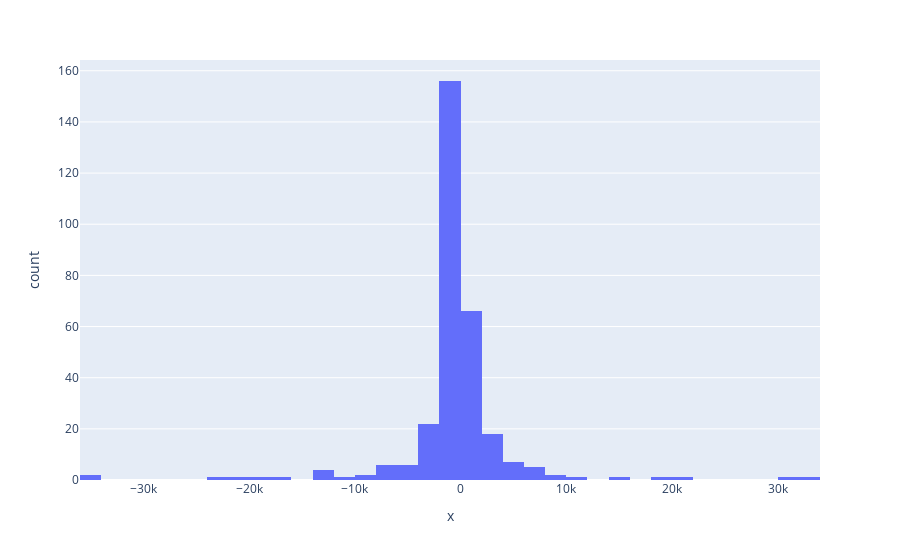

Here is the notebook cell this chart was saved with:
### Code cell
fig = px.histogram(x=residuals)
fig.show()

### Figure 1 — Plotly figure (JSON) as saved in the notebook; plotly's stock layout.template omitted (floating-point values rounded to 4 significant figures; data arrays with more than 128 entries replaced by an {"elided": "..."} marker saying what was removed)
{"data": [{"alignmentgroup": "True", "bingroup": "x", "hovertemplate": "x=%{x}<br>count=%{y}<extra></extra>", "legendgroup": "", "marker": {"color": "#636efa", "pattern": {"shape": ""}}, "name": "", "offsetgroup": "", "orientation": "v", "showlegend": false, "type": "histogram", "x": {"elided": "307 float values"}, "xaxis": "x", "yaxis": "y"}], "layout": {"autosize": true, "barmode": "relative", "legend": {"tracegroupgap": 0}, "margin": {"t": 60}, "xaxis": {"anchor": "y", "autorange": true, "domain": [0, 1], "range": [-36000, 34000], "title": {"text": "x"}, "type": "linear"}, "yaxis": {"anchor": "x", "autorange": true, "domain": [0, 1], "range": [0, 164.2], "title": {"text": "count"}}}}
